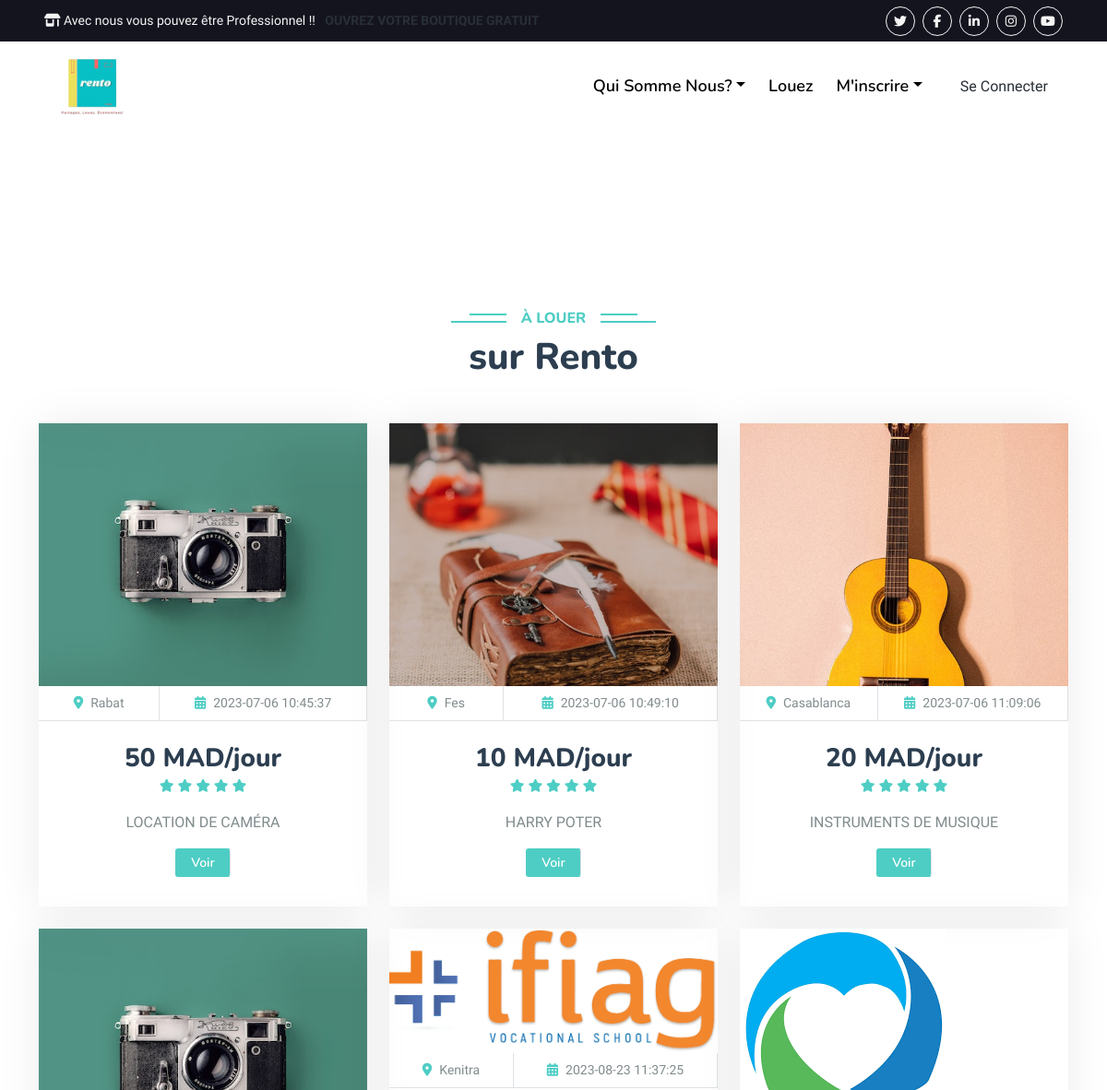
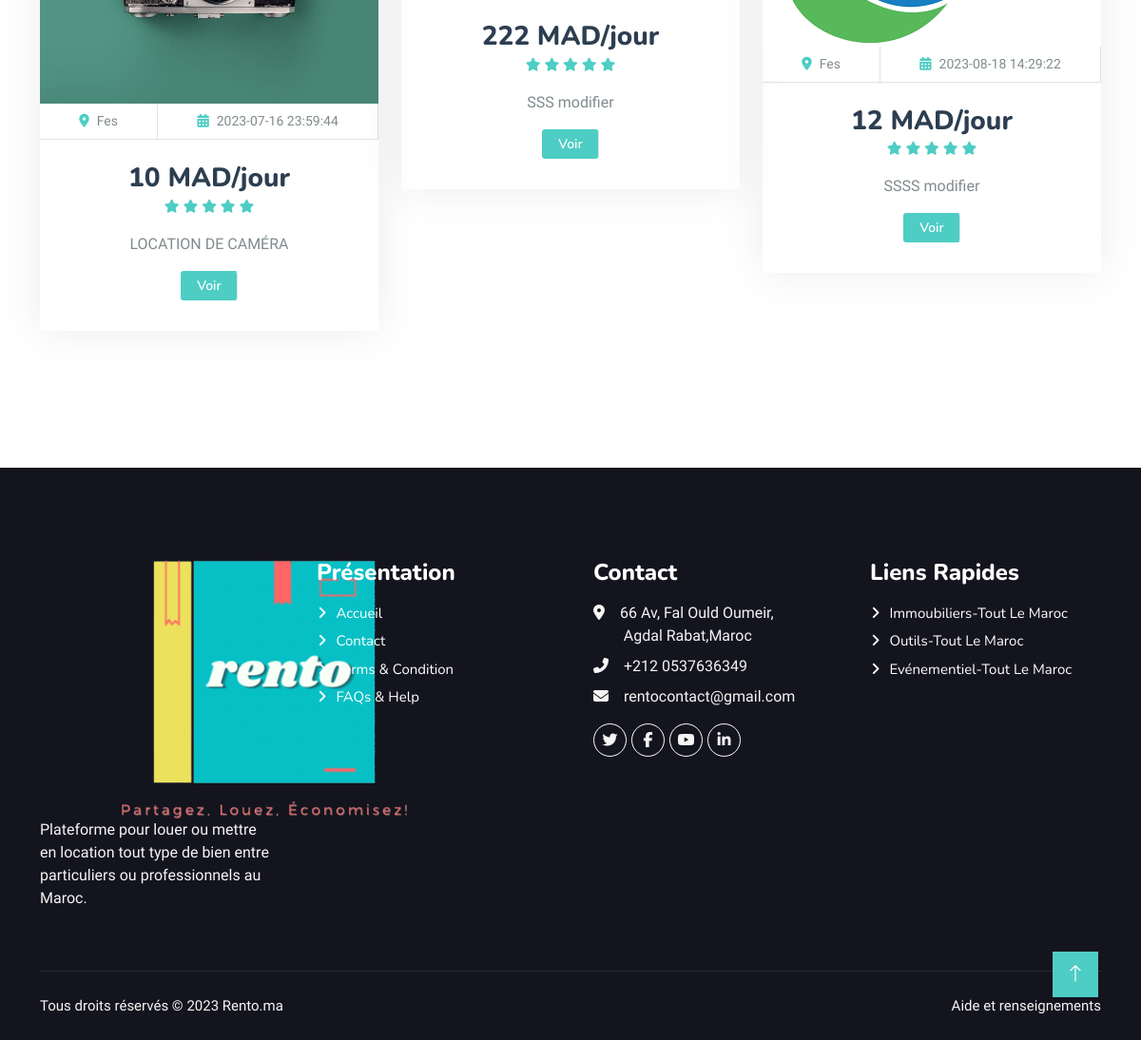
The page /recherche2.php?var=o on the database its author committed (2 pictures, top to bottom).
### tables this page shows
CREATE TABLE `materiaux` (
  `id` int(11) NOT NULL,
  `type` varchar(30) DEFAULT NULL,
  `titre` varchar(100) DEFAULT NULL,
  `etat` varchar(15) DEFAULT NULL,
  `ville` varchar(30) DEFAULT NULL,
  `adresse` varchar(100) DEFAULT NULL,
  `prix` float DEFAULT NULL,
  `description` text DEFAULT NULL,
  `image1` varchar(60) DEFAULT NULL,
  `image2` varchar(60) DEFAULT NULL,
  `image3` varchar(60) DEFAULT NULL,
  `image4` varchar(60) DEFAULT NULL,
  `email` varchar(100) DEFAULT NULL,
  `id_cat` int(11) DEFAULT NULL,
  `date_ann` timestamp NOT NULL DEFAULT current_timestamp() ON UPDATE current_timestamp(),
  `prix1` float DEFAULT NULL,
  `prix2` float DEFAULT NULL,
  `prix3` float DEFAULT NULL
);

### recherche2.php (the view, shortened to what this page needs)
<?php
include("connexion_server/connexion.php");
if (isset($_GET['var'])) {
    $var = $_GET['var'];
    if ($var == 'i') {
        $req = $pdo->prepare("select * from immoubilier ");
        $req->execute();
        $tableau = $req->fetchAll(PDO::FETCH_ASSOC);
    } elseif ($var == 'o') {
        $req = $pdo->prepare("select * from materiaux ");
        $req->execute();
        $tableau = $req->fetchAll(PDO::FETCH_ASSOC);
    } else {
        $req = $pdo->prepare("select * from evenement ");
        $req->execute();
        $tableau = $req->fetchAll(PDO::FETCH_ASSOC);
    }
}
?>
<!DOCTYPE html>
<html lang="en">
<head>
    <link href="https://cdnjs.cloudflare.com/ajax/libs/font-awesome/5.10.0/css/all.min.css" rel="stylesheet">
    <link href="https://cdn.jsdelivr.net/npm/bootstrap-icons@1.4.1/font/bootstrap-icons.css" rel="stylesheet">
    <link href="lib/animate/animate.min.css" rel="stylesheet">
    <link href="lib/owlcarousel/assets/owl.carousel.min.css" rel="stylesheet">
    <link href="lib/tempusdominus/css/tempusdominus-bootstrap-4.min.css" rel="stylesheet" />
    <link href="css/bootstrap.min.css" rel="stylesheet">
    <link href="css/style.css" rel="stylesheet">
</head>
<body>
    <?php
    require_once("tobar.php");
    ?>
    <div class="container-fluid position-relative p-0">
        <?php
        require_once("entete.php");
        ?>
        <br><br><br><br><br>
        <br><br><br><br><br>
        <div class="container-xxl py-5">
            <div class="container">
                <div class="text-center wow fadeInUp" data-wow-delay="0.1s">
                    <h6 class="section-title bg-white text-center text-primary px-3">À Louer</h6>
                    <h1 class="mb-5">sur Rento</h1>
                </div>
                <div class="row g-4 justify-content-center">
                    <?php
                    foreach ($tableau as $data) {
                    ?>
                        <div class="col-lg-4 col-md-6 wow fadeInUp" data-wow-delay="0.1s">
                            <div class="package-item">
                                <div class="overflow-hidden">
                                    <img class="img-fluid" src="<?php echo './img/' . $data['image1'] . ''; ?>" alt="">
                                </div>
                                <div class="d-flex border-bottom">
                                    <small class="flex-fill text-center border-end py-2"><i class="fa fa-map-marker-alt text-primary me-2"></i><?php echo $data['ville']; ?></small>
                                    <small class="flex-fill text-center border-end py-2"><i class="fa fa-calendar-alt text-primary me-2"></i><?php echo $data['date_ann']; ?></small>
                                </div>
                                <div class="text-center p-4">
                                    <h3 class="mb-0"><?php echo $data['prix']; ?> MAD/jour</h3>
                                    <div class="mb-3">
                                        <small class="fa fa-star text-primary"></small>
                                        <small class="fa fa-star text-primary"></small>
                                        <small class="fa fa-star text-primary"></small>
                                        <small class="fa fa-star text-primary"></small>
                                        <small class="fa fa-star text-primary"></small>
                                    </div>
                                    <p><?php echo $data['titre']; ?></p>
                                    <div class="d-flex justify-content-center mb-2">
                                        <a href="recherchepart.php?id=<?php echo $data['id']; ?>&cat=<?php echo $data['id_cat']; ?>" class="btn btn-sm btn-primary px-3 border-end">Voir</a>
                                    </div>
                                </div>
                            </div>
                        </div>
                    <?php
                    } ?>
                </div>
                <br><br>
            </div>
        </div>
        <?php
        require_once("pied.php")
        ?>
        <a href="#" class="btn btn-lg btn-primary btn-lg-square back-to-top"><i class="bi bi-arrow-up"></i></a>
</body>
</html>

### tobar.php
<div class="container-fluid bg-dark px-5 d-none d-lg-block">
    <div class="row gx-0">
        <div class="col-lg-8 text-center text-lg-start mb-2 mb-lg-0">
            <div class="d-inline-flex align-items-center" style="height: 45px;">
                <small class="text-light"><i class='fas fa-store-alt'>&nbsp</i>Avec nous vous pouvez être Professionnel&nbsp!!&nbsp&nbsp <a href="inscriptionpro.php"><B>OUVREZ VOTRE BOUTIQUE GRATUIT</B></small></a>
            </div>
        </div>
        <div class="col-lg-4 text-center text-lg-end">
            <div class="d-inline-flex align-items-center" style="height: 45px;">
                <a class="btn btn-sm btn-outline-light btn-sm-square rounded-circle me-2" href=""><i class="fab fa-twitter fw-normal"></i></a>
                <a class="btn btn-sm btn-outline-light btn-sm-square rounded-circle me-2" href=""><i class="fab fa-facebook-f fw-normal"></i></a>
                <a class="btn btn-sm btn-outline-light btn-sm-square rounded-circle me-2" href=""><i class="fab fa-linkedin-in fw-normal"></i></a>
                <a class="btn btn-sm btn-outline-light btn-sm-square rounded-circle me-2" href=""><i class="fab fa-instagram fw-normal"></i></a>
                <a class="btn btn-sm btn-outline-light btn-sm-square rounded-circle" href=""><i class="fab fa-youtube fw-normal"></i></a>
            </div>
        </div>
    </div>
</div>

### entete.php (shortened to what this page needs)
<head>
    <link href="https://cdnjs.cloudflare.com/ajax/libs/font-awesome/5.10.0/css/all.min.css" rel="stylesheet">
    <link href="https://cdn.jsdelivr.net/npm/bootstrap-icons@1.4.1/font/bootstrap-icons.css" rel="stylesheet">
    <link href="lib/animate/animate.min.css" rel="stylesheet">
    <link href="lib/owlcarousel/assets/owl.carousel.min.css" rel="stylesheet">
    <link href="lib/tempusdominus/css/tempusdominus-bootstrap-4.min.css" rel="stylesheet" />
    <link href="css/bootstrap.min.css" rel="stylesheet">
    <link href="css/style.css" rel="stylesheet">
</head>
<nav class="navbar navbar-expand-lg navbar-light px-4 px-lg-5 py-3 py-lg-0">
    <a href="index.php" class="navbar-brand p-0">
        <img src="logo/rentologo.png" alt="Logo">
    </a>
    <div class="collapse navbar-collapse" id="navbarCollapse">
        <div class="navbar-nav ms-auto py-0">
            <div class="nav-item dropdown">
                <a href="#" class="nav-link dropdown-toggle" data-bs-toggle="dropdown">Qui Somme Nous?</a>
            </div>
            <a href="recherche.php" class="nav-item nav-link">Louez</a>
            <div class="nav-item dropdown">
                <?php
                if (isset($_SESSION['type'])) {
                } else {
                ?>
                    <a href="#" class="nav-link dropdown-toggle" data-bs-toggle="dropdown">M'inscrire</a>
                <?php
                }
                ?>
            </div>
        </div><?php
                if (isset($_SESSION['email']) && $_SESSION['mot']) {
                ?>
            <a href="deposer.php" class="btn btn-primary rounded-pill py-2 px-4">Déposer une Annonce</a>
            <div class="nav-item dropdown">
                <div class="nav-item dropdown">
                    <a href="#" class="nav-link dropdown-toggle" data-bs-toggle="dropdown"><i class="bi bi-person text-muted"></i></a>
                    <div class="dropdown-menu m-0">
                        <a href="in1.php" class="nav-item nav-link text-muted">Annonces</a>
                        <a href="d.php" class="nav-item nav-link m-2"><i class="bi bi-box-arrow-right text-danger"></i></a>
                    </div>
                <?php
                } else {
                ?>
                    <a href="login.php" class="nav-item nav-link">Se Connecter</a>
                <?php
                }
                ?>
                </div>
            </div>

### pied.php
<div class="container-fluid bg-dark text-light footer pt-5 mt-5 wow fadeIn" data-wow-delay="0.1s">
    <div class="container py-5">
        <div class="row g-5">
            <div class="col-lg-3 col-md-6">
                <a href="" class="navbar-brand p-0">
                    <img src="logo/rentologo.png" alt="Logo">
                </a>
                <p>Plateforme pour louer ou mettre en location tout type de bien entre particuliers ou professionnels au Maroc.</p>
            </div>
            <div class="col-lg-3 col-md-6">
                <h4 class="text-white mb-3">Présentation</h4>
                <a class="btn btn-link" href="index.php">Accueil</a>
                <a class="btn btn-link" href="contact.php">Contact</a>
                <a class="btn btn-link" href="concepte.php">Terms & Condition</a>
                <a class="btn btn-link" href="mention.php">FAQs & Help</a>
            </div>
            <div class="col-lg-3 col-md-6">
                <h4 class="text-white mb-3">Contact</h4>
                <p class="mb-2"><i class="fa fa-map-marker-alt me-3"></i>66 Av, Fal Ould Oumeir,<br>&nbsp; &nbsp; &nbsp; &nbsp; Agdal Rabat,Maroc</p>
                <p class="mb-2"><i class="fa fa-phone-alt me-3"></i>+212 0537636349</p>
                <p class="mb-2"><i class="fa fa-envelope me-3"></i>rentocontact@gmail.com</p>
                <div class="d-flex pt-2">
                    <a class="btn btn-outline-light btn-social" href=""><i class="fab fa-twitter"></i></a>
                    <a class="btn btn-outline-light btn-social" href=""><i class="fab fa-facebook-f"></i></a>
                    <a class="btn btn-outline-light btn-social" href=""><i class="fab fa-youtube"></i></a>
                    <a class="btn btn-outline-light btn-social" href=""><i class="fab fa-linkedin-in"></i></a>
                </div>
            </div>
            <div class="col-lg-3 col-md-6">
                <h4 class="text-white mb-3">Liens Rapides</h4>
                <a class="btn btn-link" href="recherche2.php?var=i">Immoubiliers-Tout le Maroc</a>
                <a class="btn btn-link" href="recherche2.php?var=o">Outils-Tout le Maroc</a>
                <a class="btn btn-link" href="recherche2.php?var=e">Evénementiel-Tout le Maroc</a>
            </div>
        </div>
    </div>
    <div class="container">
        <div class="copyright">
            <div class="row">
                <div class="col-md-6 text-center text-md-start mb-3 mb-md-0">
                    Tous droits réservés © 2023 <a href="index.php">Rento.ma</a>
                </div>
                <div class="col-md-6 text-center text-md-end">
                    <div class="footer-menu">
                        <a href="">Aide et renseignements</a>
                    </div>
                </div>
            </div>
        </div>
    </div>
</div>

### css/style.css (style rules this page uses)
:root { --primary: #4ecdc4; --secondary: #292f36; --light: #f5f5f5; --dark: #14141f; }
.back-to-top { position: fixed; display: none; right: 45px; bottom: 45px; z-index: 99; }
.btn { font-family: "Nunito", sans-serif; font-weight: 600; transition: 0.5s; }
.btn.btn-primary, .btn.btn-secondary { color: #ffffff; }
.btn-sm-square { width: 32px; height: 32px; }
.btn-lg-square { width: 48px; height: 48px; }
.btn-square, .btn-sm-square, .btn-lg-square { padding: 0; display: flex; align-items: center; justify-content: center; font-weight: normal; border-radius: 0px; }
.navbar-light .navbar-nav .nav-link { font-family: "Nunito", sans-serif; position: relative; margin-right: 25px; padding: 35px 0; color: #000000 !important; font-size: 18px; font-weight: 600; outline: none; transition: 0.5s; }
.navbar-light .navbar-brand img { max-height: 60px; transition: 0.5s; }
@media (min-width: 992px) { .navbar-light { position: absolute; width: 100%; top: 0; left: 0; border-bottom: 1px solid rgba(256, 256, 256, 0.1); z-index: 999; } }
@media (min-width: 992px) { .navbar-light .navbar-nav .nav-link::before { position: absolute; content: ""; width: 0; height: 2px; bottom: -1px; left: 50%; background: var(--primary); transition: 0.5s; } }
.section-title { position: relative; display: inline-block; text-transform: uppercase; }
.section-title::before { position: absolute; content: ""; width: calc(100% + 80px); height: 2px; top: 4px; left: -40px; background: var(--primary); z-index: -1; }
.section-title::after { position: absolute; content: ""; width: calc(100% + 120px); height: 2px; bottom: 5px; left: -60px; background: var(--primary); z-index: -1; }
.package-item { box-shadow: 0 0 45px rgba(0, 0, 0, 0.08); }
.package-item img { transition: 0.5s; }
.footer .btn.btn-social { margin-right: 5px; width: 35px; height: 35px; display: flex; align-items: center; justify-content: center; color: var(--light); font-weight: normal; border: 1px solid #ffffff; border-radius: 35px; transition: 0.3s; }
.footer .btn.btn-link { display: block; margin-bottom: 5px; padding: 0; text-align: left; color: #ffffff; font-size: 15px; font-weight: normal; text-transform: capitalize; transition: 0.3s; }
.footer .btn.btn-link::before { position: relative; content: "\f105"; font-family: "Font Awesome 5 Free"; font-weight: 900; margin-right: 10px; }
.footer .copyright { padding: 25px 0; font-size: 15px; border-top: 1px solid rgba(256, 256, 256, 0.1); }
.footer .copyright a { color: var(--light); }
.footer .footer-menu a { margin-right: 15px; padding-right: 15px; border-right: 1px solid rgba(255, 255, 255, 0.1); }
.footer .footer-menu a:last-child { margin-right: 0; padding-right: 0; border-right: none; }

### rows shown on the page
materiaux: image1 (picture), ville "Rabat", date_ann "2023-07-06 10:45:37", prix "50", titre "LOCATION DE CAMÉRA"
materiaux: image1 (picture), ville "Fes", date_ann "2023-07-06 10:49:10", prix "10", titre "HARRY POTER"
materiaux: image1 (picture), ville "Casablanca", date_ann "2023-07-06 11:09:06", prix "20", titre "INSTRUMENTS DE MUSIQUE"
materiaux: image1 (picture), ville "Fes", date_ann "2023-07-16 23:59:44", prix "10", titre "LOCATION DE CAMÉRA"
materiaux: image1 (picture), ville "Kenitra", date_ann "2023-08-23 11:37:25", prix "222", titre "SSS modifier"
materiaux: image1 (picture), ville "Fes", date_ann "2023-08-18 14:29:22", prix "12", titre "SSSS modifier"
